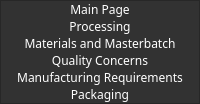
              <widget class="QFrame" name="frame_cmt">
               <property name="sizePolicy">
                <sizepolicy hsizetype="Preferred" vsizetype="Expanding">
                 <horstretch>0</horstretch>
                 <verstretch>0</verstretch>
                </sizepolicy>
               </property>
               <property name="minimumSize">
                <size>
                 <width>0</width>
                 <height>0</height>
                </size>
               </property>
               <property name="maximumSize">
                <size>
                 <width>16777215</width>
                 <height>0</height>
                </size>
               </property>
               <property name="styleSheet">
                <string notr="true">background-color: rgb(50, 50, 50);</string>
               </property>
               <property name="frameShape">
                <enum>QFrame::StyledPanel</enum>
               </property>
               <property name="frameShadow">
                <enum>QFrame::Raised</enum>
               </property>
               <layout class="QVBoxLayout" name="verticalLayout_13">
                <property name="spacing">
                 <number>0</number>
                </property>
                <property name="leftMargin">
                 <number>0</number>
                </property>
                <property name="topMargin">
                 <number>0</number>
                </property>
                <property name="rightMargin">
                 <number>0</number>
                </property>
                <property name="bottomMargin">
                 <number>0</number>
                </property>
                <item>
                 <widget class="QPushButton" name="Btn_hpc_main_5">
                  <property name="enabled">
                   <bool>true</bool>
                  </property>
                  <property name="sizePolicy">
                   <sizepolicy hsizetype="Minimum" vsizetype="Expanding">
                    <horstretch>0</horstretch>
                    <verstretch>0</verstretch>
                   </sizepolicy>
                  </property>
                  <property name="minimumSize">
                   <size>
                    <width>0</width>
                    <height>0</height>
                   </size>
                  </property>
                  <property name="font">
                   <font>
                    <family>Century Gothic</family>
                   </font>
                  </property>
                  <property name="layoutDirection">
                   <enum>Qt::LeftToRight</enum>
                  </property>
                  <property name="styleSheet">
                   <string notr="true">QPushButton {
	color: rgb(255, 255, 255);
	background-color: rgb(35, 35, 35, 0);
	border: 0px solid;
}
QPushButton:hover{
	background-color: rgb(85, 170, 255);
}</string>
                  </property>
                  <property name="text">
                   <string>Main Page</string>
                  </property>
                 </widget>
                </item>
                <item>
                 <widget class="QPushButton" name="Btn_hpc_process_5">
                  <property name="enabled">
                   <bool>true</bool>
                  </property>
                  <property name="sizePolicy">
                   <sizepolicy hsizetype="Minimum" vsizetype="Expanding">
                    <horstretch>0</horstretch>
                    <verstretch>0</verstretch>
                   </sizepolicy>
                  </property>
                  <property name="minimumSize">
                   <size>
                    <width>0</width>
                    <height>0</height>
                   </size>
                  </property>
                  <property name="font">
                   <font>
                    <family>Century Gothic</family>
                   </font>
                  </property>
                  <property name="layoutDirection">
                   <enum>Qt::LeftToRight</enum>
                  </property>
                  <property name="styleSheet">
                   <string notr="true">QPushButton {
	color: rgb(255, 255, 255);
	background-color: rgb(35, 35, 35, 0);
	border: 0px solid;
}
QPushButton:hover{
	background-color: rgb(85, 170, 255);
}</string>
                  </property>
                  <property name="text">
                   <string>Processing</string>
                  </property>
                 </widget>
                </item>
                <item>
                 <widget class="QPushButton" name="Btn_hpc_mat_5">
                  <property name="enabled">
                   <bool>true</bool>
                  </property>
                  <property name="sizePolicy">
                   <sizepolicy hsizetype="Minimum" vsizetype="Expanding">
                    <horstretch>0</horstretch>
                    <verstretch>0</verstretch>
                   </sizepolicy>
                  </property>
                  <property name="minimumSize">
                   <size>
                    <width>0</width>
                    <height>0</height>
                   </size>
                  </property>
                  <property name="font">
                   <font>
                    <family>Century Gothic</family>
                   </font>
                  </property>
                  <property name="layoutDirection">
                   <enum>Qt::LeftToRight</enum>
                  </property>
                  <property name="styleSheet">
                   <string notr="true">QPushButton {
	color: rgb(255, 255, 255);
	background-color: rgb(35, 35, 35, 0);
	border: 0px solid;
}
QPushButton:hover{
	background-color: rgb(85, 170, 255);
}</string>
                  </property>
                  <property name="text">
                   <string>Materials and Masterbatch</string>
                  </property>
                 </widget>
                </item>
                <item>
                 <widget class="QPushButton" name="Btn_hpc_qc_5">
                  <property name="enabled">
                   <bool>true</bool>
                  </property>
                  <property name="sizePolicy">
                   <sizepolicy hsizetype="Minimum" vsizetype="Expanding">
                    <horstretch>0</horstretch>
                    <verstretch>0</verstretch>
                   </sizepolicy>
                  </property>
                  <property name="minimumSize">
                   <size>
                    <width>0</width>
                    <height>0</height>
                   </size>
                  </property>
                  <property name="font">
                   <font>
                    <family>Century Gothic</family>
                   </font>
                  </property>
                  <property name="layoutDirection">
                   <enum>Qt::LeftToRight</enum>
                  </property>
                  <property name="styleSheet">
                   <string notr="true">QPushButton {
	color: rgb(255, 255, 255);
	background-color: rgb(35, 35, 35, 0);
	border: 0px solid;
}
QPushButton:hover{
	background-color: rgb(85, 170, 255);
}</string>
                  </property>
                  <property name="text">
                   <string>Quality Concerns</string>
                  </property>
                 </widget>
                </item>
                <item>
                 <widget class="QPushButton" name="Btn_hpc_manu_5">
                  <property name="enabled">
                   <bool>true</bool>
                  </property>
                  <property name="sizePolicy">
                   <sizepolicy hsizetype="Minimum" vsizetype="Expanding">
                    <horstretch>0</horstretch>
                    <verstretch>0</verstretch>
                   </sizepolicy>
                  </property>
                  <property name="minimumSize">
                   <size>
                    <width>0</width>
                    <height>0</height>
                   </size>
                  </property>
                  <property name="font">
                   <font>
                    <family>Century Gothic</family>
                   </font>
                  </property>
                  <property name="layoutDirection">
                   <enum>Qt::LeftToRight</enum>
                  </property>
                  <property name="styleSheet">
                   <string notr="true">QPushButton {
	color: rgb(255, 255, 255);
	background-color: rgb(35, 35, 35, 0);
	border: 0px solid;
}
QPushButton:hover{
	background-color: rgb(85, 170, 255);
}</string>
                  </property>
                  <property name="text">
                   <string>Manufacturing Requirements</string>
                  </property>
                 </widget>
                </item>
                <item>
                 <widget class="QPushButton" name="Btn_hpc_pack_5">
                  <property name="enabled">
                   <bool>true</bool>
                  </property>
                  <property name="sizePolicy">
                   <sizepolicy hsizetype="Minimum" vsizetype="Expanding">
                    <horstretch>0</horstretch>
                    <verstretch>0</verstretch>
                   </sizepolicy>
                  </property>
                  <property name="minimumSize">
                   <size>
                    <width>0</width>
                    <height>0</height>
                   </size>
                  </property>
                  <property name="font">
                   <font>
                    <family>Century Gothic</family>
                   </font>
                  </property>
                  <property name="layoutDirection">
                   <enum>Qt::LeftToRight</enum>
                  </property>
                  <property name="styleSheet">
                   <string notr="true">QPushButton {
	color: rgb(255, 255, 255);
	background-color: rgb(35, 35, 35, 0);
	border: 0px solid;
}
QPushButton:hover{
	background-color: rgb(85, 170, 255);
}</string>
                  </property>
                  <property name="text">
                   <string>Packaging</string>
                  </property>
                 </widget>
                </item>
               </layout>
              </widget>
